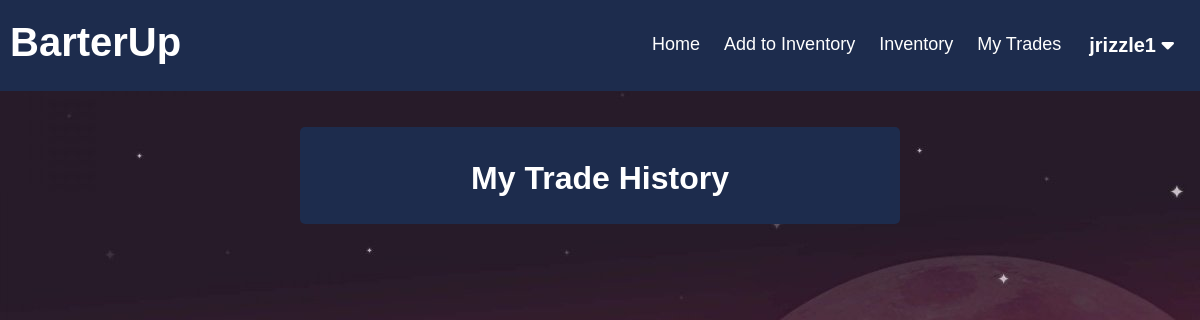
The page /BarterUp/tradeHistory.php (signed in) on the database as committed earlier.
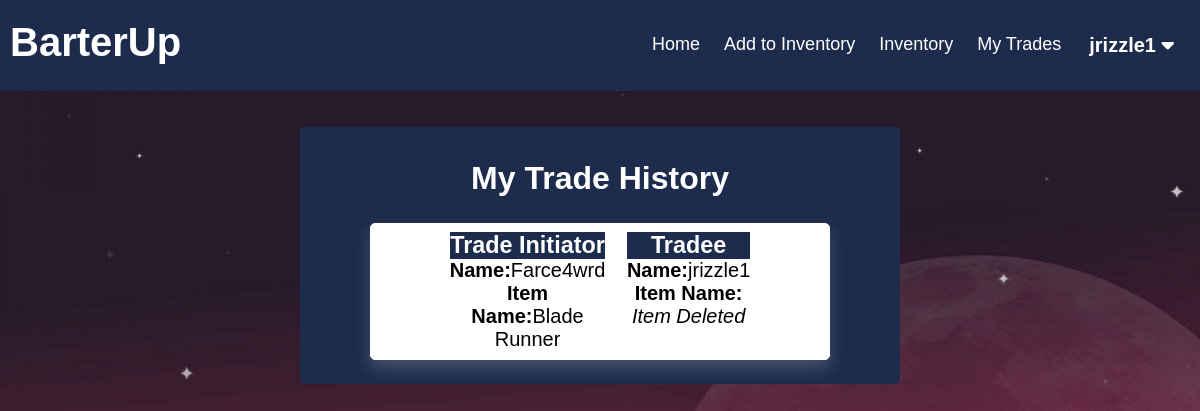
The same page on the database as committed later.
### tables this page shows
CREATE TABLE `trade_history` (
  `trade_id` smallint(5) UNSIGNED NOT NULL,
  `item_history_id_initiator` smallint(5) UNSIGNED NOT NULL,
  `item_history_id_tradee` smallint(5) UNSIGNED NOT NULL,
  `user_history_id_initiator` bigint(20) UNSIGNED NOT NULL,
  `user_history_id_tradee` bigint(20) UNSIGNED NOT NULL
);

CREATE TABLE `user` (
  `user_id` bigint(20) UNSIGNED NOT NULL,
  `username` varchar(45) NOT NULL,
  `password` varchar(45) NOT NULL
);

CREATE TABLE `item` (
  `item_id` smallint(5) UNSIGNED NOT NULL,
  `user_id` bigint(20) UNSIGNED NOT NULL,
  `category_id` bigint(20) UNSIGNED NOT NULL,
  `description` tinytext DEFAULT NULL,
  `item_condition` varchar(45) DEFAULT NULL,
  `item_name` varchar(45) NOT NULL
);

### BarterUp/tradeHistory.php (the view, shortened to what this page needs)
<?php
include("config.php");
?>
<!DOCTYPE html>
<html lang="en">
<head>
    <link rel="stylesheet" href="./tradeHistory.css?v=<?php echo time(); ?>">
</head>
<body>
    <?php include("./header.php"); ?>
    <div class="wrapper">
        <div class="view_main">
            <div class="page_name">
                <h1>My Trade History</h1>
            </div>
            <?php
            $query = "select * from trade_history";
            $result = mysqli_query($con, $query);
            if ($result && mysqli_num_rows($result) > 0) {
                while ($row = mysqli_fetch_assoc($result)) {
                    if ($row['user_history_id_initiator'] == $_SESSION['user_id'] || $row['user_history_id_tradee'] == $_SESSION['user_id']) {
                        $query1 = "select user.user_id as initiatorId, user.username as initiator, item.item_name as initiator_item
                        FROM trades, user, item
                        where user.user_id =" . $row['user_history_id_initiator'] . "
                        and item.item_id = " . $row['item_history_id_initiator'] . "";
                        $result1 = mysqli_query($con, $query1);
                        if ($result1 && mysqli_num_rows($result1) > 0) {
                            $row1 = mysqli_fetch_assoc($result1);
                            echo '
                        <ul class="list-view">
                            <li class="trader">
                                <h3 class="title">Trade Initiator</h3>
                                <p class="initiator-name"><b>Name:</b>' . $row1['initiator'] . '</p>
                                <p class="initiator-item"><b>Item Name:</b>' . $row1['initiator_item'] . '</p>
                            </li>';
                        }
                        $query2 = "select user.user_id as tradeeId, user.username as tradee, item.item_name as tradee_item
                        FROM trades, user, item
                        where user.user_id =" . $row['user_history_id_tradee'] . "
                        and item.item_id = " . $row['item_history_id_tradee'] . "";
                        $result2 = mysqli_query($con, $query2);
                        if ($result2 && mysqli_num_rows($result2) > 0) {
                            $row2 = mysqli_fetch_assoc($result2);
                            echo '
                            <li class="tradee">
                                <h3 class="title">Tradee</h3>
                                <p class="tradee-name"><b>Name:</b>' . $row2['tradee'] . '</p>
                                <p class="tradee-item"><b>Item Name:</b>' . $row2['tradee_item'] . '</p>
                            </li>
                        </ul>';
                        }else{
                            $query3 = "select user.user_id as tradeeId, user.username as tradee
                            FROM user, item
                            where user.user_id =" . $row['user_history_id_tradee'] . "";
                            $result3 = mysqli_query($con, $query3);
                            $row3 = mysqli_fetch_assoc($result3);
                            echo '
                            <li class="tradee">
                                <h3 class="title">Tradee</h3>
                                <p class="tradee-name"><b>Name:</b>' . $row3['tradee'] . '</p>
                                <p class="tradee-item"><b>Item Name:</b> <em>Item Deleted</em></p>
                            </li>
                        </ul>';
                        }
                    }
                }
            }
            ?>
        </div>
    </div>
</body>
</html>

Rows that differ between the two databases and show on the page:
added trade_history: user.username "Farce4wrd", item.item_name "Blade Runner", user.username "jrizzle1"
